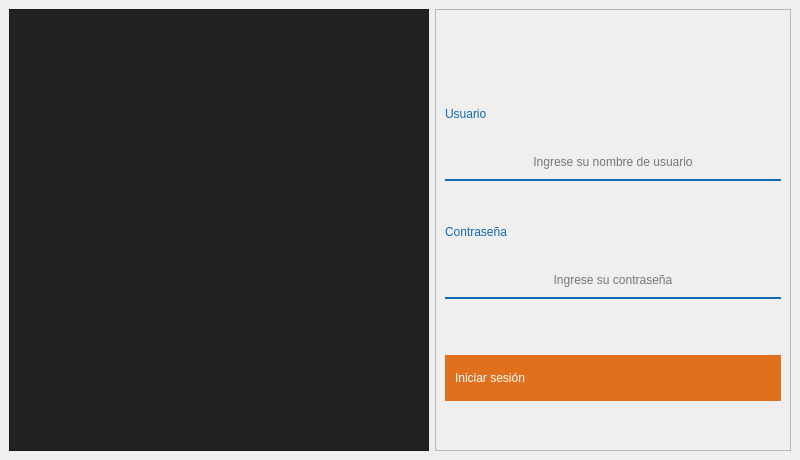
<?xml version="1.0" encoding="UTF-8"?>
<ui version="4.0">
 <class>MainWindow</class>
 <widget class="QMainWindow" name="MainWindow">
  <property name="geometry">
   <rect>
    <x>0</x>
    <y>0</y>
    <width>800</width>
    <height>460</height>
   </rect>
  </property>
  <property name="minimumSize">
   <size>
    <width>800</width>
    <height>460</height>
   </size>
  </property>
  <property name="maximumSize">
   <size>
    <width>800</width>
    <height>460</height>
   </size>
  </property>
  <property name="windowTitle">
   <string>MainWindow</string>
  </property>
  <widget class="QWidget" name="centralwidget">
   <layout class="QGridLayout" name="gridLayout">
    <property name="leftMargin">
     <number>0</number>
    </property>
    <property name="topMargin">
     <number>0</number>
    </property>
    <property name="rightMargin">
     <number>0</number>
    </property>
    <property name="bottomMargin">
     <number>0</number>
    </property>
    <property name="spacing">
     <number>0</number>
    </property>
    <item row="0" column="0">
     <widget class="QFrame" name="frameContainer">
      <property name="frameShape">
       <enum>QFrame::Shape::NoFrame</enum>
      </property>
      <property name="frameShadow">
       <enum>QFrame::Shadow::Plain</enum>
      </property>
      <property name="lineWidth">
       <number>0</number>
      </property>
      <layout class="QGridLayout" name="gridLayout_2">
       <item row="0" column="1">
        <widget class="QFrame" name="frameForm">
         <property name="frameShape">
          <enum>QFrame::Shape::StyledPanel</enum>
         </property>
         <property name="frameShadow">
          <enum>QFrame::Shadow::Raised</enum>
         </property>
         <layout class="QGridLayout" name="gridLayout_3">
          <item row="8" column="0">
           <spacer name="verticalSpacer_2">
            <property name="orientation">
             <enum>Qt::Orientation::Vertical</enum>
            </property>
            <property name="sizeType">
             <enum>QSizePolicy::Policy::Fixed</enum>
            </property>
            <property name="sizeHint" stdset="0">
             <size>
              <width>20</width>
              <height>40</height>
             </size>
            </property>
           </spacer>
          </item>
          <item row="1" column="0">
           <widget class="QLabel" name="labelUsername">
            <property name="styleSheet">
             <string notr="true">QLabel {
	font: 300 14pt &quot;Microsoft YaHei UI Light&quot;;
	color: #0f69b4;
}</string>
            </property>
            <property name="text">
             <string>Usuario</string>
            </property>
           </widget>
          </item>
          <item row="4" column="0">
           <widget class="QLabel" name="labelPassword">
            <property name="styleSheet">
             <string notr="true">QLabel {
	font: 300 14pt &quot;Microsoft YaHei UI Light&quot;;
	color: #0f69b4;
}</string>
            </property>
            <property name="text">
             <string>Contraseña</string>
            </property>
           </widget>
          </item>
          <item row="2" column="0">
           <widget class="QLineEdit" name="lineEditUsername">
            <property name="minimumSize">
             <size>
              <width>0</width>
              <height>36</height>
             </size>
            </property>
            <property name="styleSheet">
             <string notr="true">QLineEdit {
    background-color: transparent;
    border: none;
    border-bottom: 2px solid;
    border-color: #0f69b4;
	font: 300 12pt &quot;Microsoft YaHei UI Light&quot;;
}

QLineEdit:hover,
QLineEdit:focus {
    border-bottom-width: 5px;
    border-color: #0f69b4;
}
</string>
            </property>
            <property name="alignment">
             <set>Qt::AlignmentFlag::AlignCenter</set>
            </property>
            <property name="placeholderText">
             <string>Ingrese su nombre de usuario</string>
            </property>
           </widget>
          </item>
          <item row="5" column="0">
           <widget class="QLineEdit" name="lineEditPassword">
            <property name="minimumSize">
             <size>
              <width>0</width>
              <height>36</height>
             </size>
            </property>
            <property name="styleSheet">
             <string notr="true">QLineEdit {
    background-color: transparent;
    border: none;
    border-bottom: 2px solid;
    border-color: #0f69b4;
    font: 300 12pt &quot;Microsoft YaHei UI Light&quot;;
}

QLineEdit:hover,
QLineEdit:focus {
    border-bottom-width: 5px;
    border-color: #0f69b4;
}
</string>
            </property>
            <property name="inputMask">
             <string/>
            </property>
            <property name="alignment">
             <set>Qt::AlignmentFlag::AlignCenter</set>
            </property>
            <property name="placeholderText">
             <string>Ingrese su contraseña</string>
            </property>
           </widget>
          </item>
          <item row="0" column="0">
           <spacer name="verticalSpacer_4">
            <property name="orientation">
             <enum>Qt::Orientation::Vertical</enum>
            </property>
            <property name="sizeType">
             <enum>QSizePolicy::Policy::Fixed</enum>
            </property>
            <property name="sizeHint" stdset="0">
             <size>
              <width>20</width>
              <height>70</height>
             </size>
            </property>
           </spacer>
          </item>
          <item row="6" column="0">
           <spacer name="verticalSpacer">
            <property name="orientation">
             <enum>Qt::Orientation::Vertical</enum>
            </property>
            <property name="sizeType">
             <enum>QSizePolicy::Policy::Fixed</enum>
            </property>
            <property name="sizeHint" stdset="0">
             <size>
              <width>20</width>
              <height>50</height>
             </size>
            </property>
           </spacer>
          </item>
          <item row="3" column="0">
           <spacer name="verticalSpacer_3">
            <property name="orientation">
             <enum>Qt::Orientation::Vertical</enum>
            </property>
            <property name="sizeType">
             <enum>QSizePolicy::Policy::Fixed</enum>
            </property>
            <property name="sizeHint" stdset="0">
             <size>
              <width>20</width>
              <height>20</height>
             </size>
            </property>
           </spacer>
          </item>
          <item row="7" column="0">
           <widget class="QPushButton" name="pushButtonSignIn">
            <property name="minimumSize">
             <size>
              <width>0</width>
              <height>46</height>
             </size>
            </property>
            <property name="styleSheet">
             <string notr="true">QPushButton {
	background-color:  #E0701E;
	border: 0;
	border-color: transparent;
	font: 300 14pt &quot;Microsoft YaHei UI Light&quot;;
	color: #FFFFFF;
    border-radius: 0;
    border-style: none;
	text-align: left; 
	padding-left: 10px;
}

QPushButton:hover {
	background-color: #D27B3C;
}</string>
            </property>
            <property name="text">
             <string>Iniciar sesión</string>
            </property>
            <property name="icon">
             <iconset>
              <normaloff>../icons/24x24/cil-arrow-circle-right.png</normaloff>../icons/24x24/cil-arrow-circle-right.png</iconset>
            </property>
            <property name="iconSize">
             <size>
              <width>24</width>
              <height>24</height>
             </size>
            </property>
           </widget>
          </item>
         </layout>
        </widget>
       </item>
       <item row="0" column="0">
        <widget class="QFrame" name="frameLabel">
         <property name="minimumSize">
          <size>
           <width>420</width>
           <height>0</height>
          </size>
         </property>
         <property name="maximumSize">
          <size>
           <width>420</width>
           <height>16777215</height>
          </size>
         </property>
         <property name="styleSheet">
          <string notr="true">QFrame {
	background-color: #222222;
}</string>
         </property>
         <property name="frameShape">
          <enum>QFrame::Shape::StyledPanel</enum>
         </property>
         <property name="frameShadow">
          <enum>QFrame::Shadow::Raised</enum>
         </property>
        </widget>
       </item>
      </layout>
     </widget>
    </item>
   </layout>
  </widget>
 </widget>
 <resources/>
 <connections/>
</ui>
